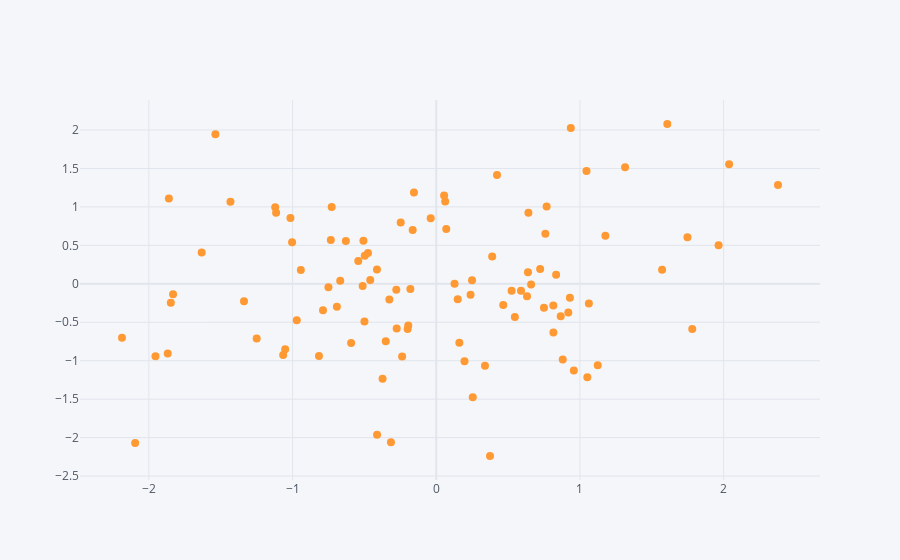

Here is the notebook cell this chart was saved with:
### Markdown cell above
## Scatter

### Code cell
df.iplot(kind='scatter',x='A',y='B',mode='markers',size=8)
